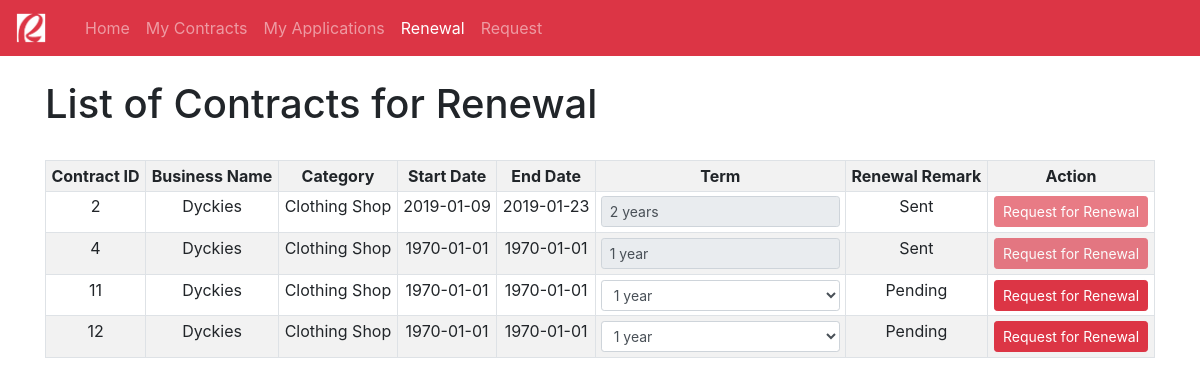
The app's page /client-renewal.php?client_id=2, older data.
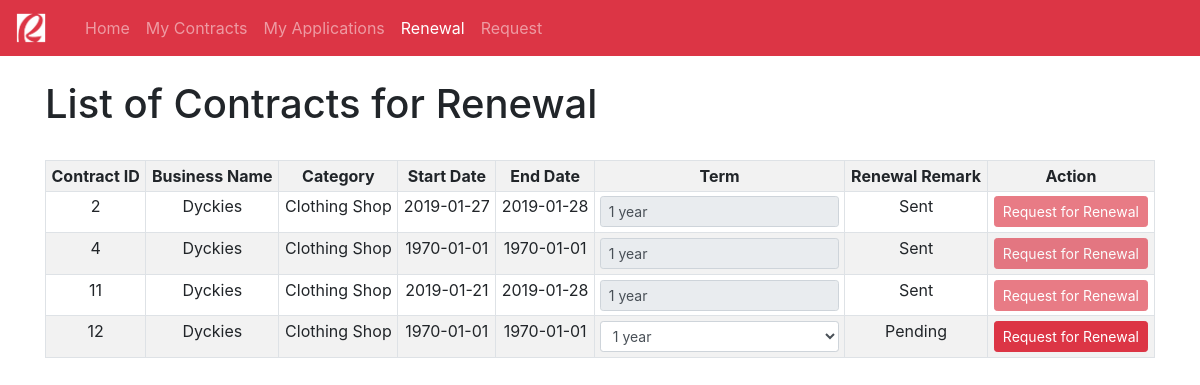
The same page, newer data.
### tables this page shows
CREATE TABLE `contract` (
  `contract_id` int(11) NOT NULL,
  `app_id` int(11) NOT NULL,
  `client_id` int(11) NOT NULL,
  `category_id` int(11) NOT NULL,
  `business_name` varchar(128) DEFAULT NULL,
  `start_date` datetime DEFAULT NULL,
  `end_date` datetime DEFAULT NULL,
  `date_approved` datetime DEFAULT CURRENT_TIMESTAMP,
  `remark` varchar(32) DEFAULT 'Pending',
  `contract_term` varchar(32) NOT NULL DEFAULT 'Pending',
  `renewal_status` varchar(32) NOT NULL DEFAULT 'Pending'
);

CREATE TABLE `renewal` (
  `renewal_id` int(11) NOT NULL,
  `client_id` int(11) NOT NULL,
  `contract_id` int(11) NOT NULL,
  `date_applied_renewal` datetime DEFAULT CURRENT_TIMESTAMP,
  `renewal_status` varchar(32) DEFAULT 'Unapproved',
  `renewal_term` varchar(32) NOT NULL
);

CREATE TABLE `business_classification` (
  `category_id` int(11) NOT NULL,
  `category_name` varchar(64) NOT NULL
);

### client-renewal.php (the view, shortened to what the changed rows need)
<html>
<head>
    <link rel="stylesheet" href="bootstrap-4.2.1-dist/css/bootstrap.min.css">
</head>
<body>
    <div class="container">
        <br /><h1>List of Contracts for Renewal</h1><br/>
        <table class="table table-bordered table-striped table-sm">
            <?php
                require_once "api/config.php";
                $client_id = $_GET['client_id'];
                $sql_contract = "SELECT c.contract_id AS 'contract_id', c.app_id AS 'app_id',
                c.client_id AS 'client_id', c.category_id AS 'category_id', c.business_name AS 'business_name',
                c.start_date AS 'start_date', c.end_date AS 'end_date', c.date_approved AS 'date_approved',
                c.remark AS 'remark', bc.category_name AS 'category_name', c.contract_term AS 'contract_term',
                c.renewal_status AS 'renewal_status'
                FROM contract c
                INNER JOIN business_classification bc ON c.category_id = bc.category_id
                WHERE client_id = $client_id
                ";
                $result_contract = mysqli_query($link,$sql_contract);
                if (mysqli_num_rows($result_contract) > 0) {
                    while($row_contract = mysqli_fetch_assoc($result_contract)) {
                        echo "<form action='api/request-renewal.php?client_id=$client_id' method='POST'>";
                            echo "<tr align='center'>";
                                $contract_id = $row_contract['contract_id'];
                                echo "<td>" . $row_contract['contract_id'] . "</td>";
                                echo "<td>" . $row_contract['business_name'] . "</td>";
                                echo "<td>" . $row_contract['category_name'] . "</td>";
                                $old_start_date = strtotime($row_contract['start_date']);
                                $new_start_date = date('Y-m-d', $old_start_date);
                                echo "<td>" . $new_start_date . "</td>";
                                $old_end_date = strtotime($row_contract['end_date']);
                                $new_end_date = date('Y-m-d', $old_end_date);
                                echo "<td>" . $new_end_date . "</td>";
                                if($row_contract['renewal_status'] == 'Sent'){
                                    $sql_renewal_term = "SELECT renewal_term FROM renewal WHERE contract_id = $contract_id";
                                    $result_renewal_term = mysqli_query($link,$sql_renewal_term);
                                    $fetched_renewal_term = "";
                                    if (mysqli_num_rows($result_renewal_term) > 0) {
                                        while($row_renewal_term = mysqli_fetch_assoc($result_renewal_term)) {
                                            $fetched_renewal_term = $row_renewal_term['renewal_term'];
                                        }
                                    }
                                    echo "<td>" .
                                    "<input type='text' value='$fetched_renewal_term' class='form-control form-control-sm' disabled>";
                                }else{
                                    echo "<td>" .
                                    "<select type='text' class='form-control form-control-sm' name='contract_term' required>
                                    <optgroup label='Terms'>
                                        <option>1 year</option>
                                        <option>2 years</option>
                                        <option>3 years</option>
                                        <option>4 years</option>
                                    </optgroup>
                                    </select>" .
                                    "</td>";
                                }
                                echo "<td>" . $row_contract['renewal_status'] . "</td>";
                                if($row_contract['renewal_status'] == 'Sent'){
                                    echo "<td><input type='submit' value='Request for Renewal' class='btn btn-danger btn-sm' disabled /></td>";
                                }else{
                                    echo "<td><input type='submit' value='Request for Renewal' class='btn btn-danger btn-sm' /></td>";
                                }
                            echo "</tr>";
                        echo "</form>";
                    }
                }
            ?>
        </table>
    </div>
</body>
</html>

Row changes from the older to the newer data that the page shows:
changed contract id 2: start_date "2019-01-09" → "2019-01-27"; end_date "2019-01-23" → "2019-01-28"; renewal_term "2 years" → "1 year"
changed contract id 11: start_date "1970-01-01" → "2019-01-21"; end_date "1970-01-01" → "2019-01-28"; renewal_term (not shown) → "1 year"; renewal_status "Pending" → "Sent"; contract_term "1 year" → (not shown)
